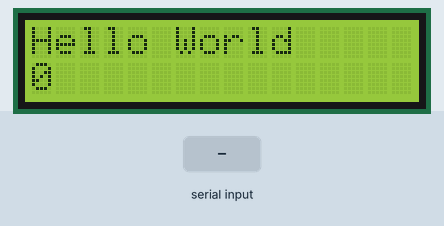
The sketch below on a simulated Arduino Uno, built with avr-gcc and run on an emulated ATmega328P. On the bench: 16×2 character LCD. The inputs (shaded band) are chosen by the test bench.

Above: at 0.1 s.
At 1.6 s:
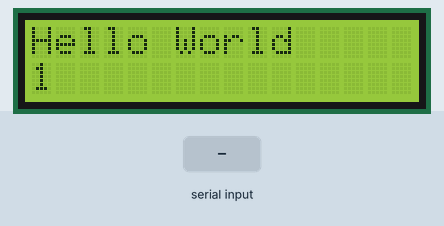
1.7 s: "1" received over Serial
At 2.5 s:
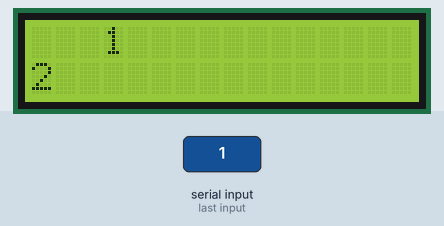
Timing chart, 0 to 4.7 s (numbered marks = the images above; inputs shaded):
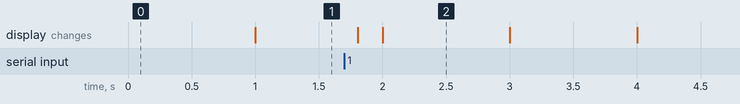

Measured:
- after the input at 1.7 s, the display: first changes after 0.10 s (image 2 shows a later state)
- what the display in image 2 shows lasts 1.0 s, from 2.0 s to 3.0 s

The sketch:

Digital_Data_Display.ino
```cpp
#include<LiquidCrystal.h>
LiquidCrystal lcd(6,7,10,11,12,13);

void setup()
{
 lcd.begin(16,2);
 lcd.print("Hello World");
 Serial.begin(9600);
}

void loop()
{
  lcd.setCursor(0,1);
  lcd.print(millis()/1000);

  if(Serial.available())
  {
    delay(100);
    lcd.clear();
   lcd.setCursor(3,0);
   while(Serial.available() >0)
  {
    lcd.write(Serial.read());
  }
  }
}
```
